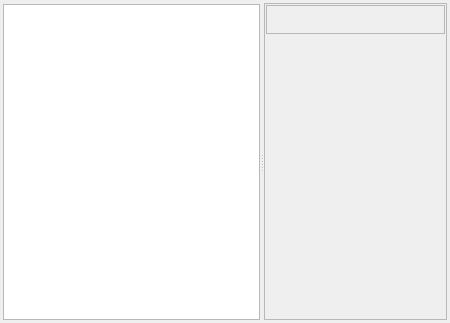
<?xml version="1.0" encoding="UTF-8"?>
<ui version="4.0">
 <class>SpeakerWidget</class>
 <widget class="QWidget" name="SpeakerWidget">
  <property name="geometry">
   <rect>
    <x>0</x>
    <y>0</y>
    <width>450</width>
    <height>323</height>
   </rect>
  </property>
  <property name="sizePolicy">
   <sizepolicy hsizetype="Expanding" vsizetype="Expanding">
    <horstretch>0</horstretch>
    <verstretch>0</verstretch>
   </sizepolicy>
  </property>
  <property name="windowTitle">
   <string>Form</string>
  </property>
  <layout class="QVBoxLayout" name="verticalLayout_2">
   <property name="spacing">
    <number>3</number>
   </property>
   <property name="leftMargin">
    <number>3</number>
   </property>
   <property name="topMargin">
    <number>3</number>
   </property>
   <property name="rightMargin">
    <number>3</number>
   </property>
   <property name="bottomMargin">
    <number>3</number>
   </property>
   <item>
    <widget class="QSplitter" name="splitter">
     <property name="orientation">
      <enum>Qt::Horizontal</enum>
     </property>
     <widget class="QWidget" name="layoutWidget">
      <layout class="QVBoxLayout" name="verticalLayout">
       <property name="spacing">
        <number>1</number>
       </property>
       <item>
        <widget class="qf::qmlwidgets::TableViewToolBar" name="tblPunchesToolBar" native="true"/>
       </item>
       <item>
        <widget class="PunchesTableView" name="tblPunches">
         <property name="showDropIndicator" stdset="0">
          <bool>false</bool>
         </property>
         <property name="dragEnabled">
          <bool>true</bool>
         </property>
         <property name="dragDropMode">
          <enum>QAbstractItemView::DragOnly</enum>
         </property>
        </widget>
       </item>
      </layout>
     </widget>
     <widget class="QFrame" name="frame_2">
      <property name="frameShape">
       <enum>QFrame::StyledPanel</enum>
      </property>
      <property name="frameShadow">
       <enum>QFrame::Raised</enum>
      </property>
      <layout class="QVBoxLayout" name="verticalLayout_3">
       <property name="spacing">
        <number>2</number>
       </property>
       <property name="leftMargin">
        <number>1</number>
       </property>
       <property name="topMargin">
        <number>1</number>
       </property>
       <property name="rightMargin">
        <number>1</number>
       </property>
       <property name="bottomMargin">
        <number>1</number>
       </property>
       <item>
        <widget class="QFrame" name="frame">
         <property name="frameShape">
          <enum>QFrame::StyledPanel</enum>
         </property>
         <property name="frameShadow">
          <enum>QFrame::Raised</enum>
         </property>
         <layout class="QHBoxLayout" name="horizontalLayout">
          <property name="spacing">
           <number>3</number>
          </property>
          <property name="leftMargin">
           <number>2</number>
          </property>
          <property name="topMargin">
           <number>2</number>
          </property>
          <property name="rightMargin">
           <number>2</number>
          </property>
          <property name="bottomMargin">
           <number>2</number>
          </property>
          <item>
           <widget class="QToolButton" name="btInsertColumn">
            <property name="icon">
             <iconset resource="../../../../../../libqf/libqfqmlwidgets/images/flat/flat.qrc">
              <normaloff>:/qf/qmlwidgets/images/flat/insert-column.svg</normaloff>:/qf/qmlwidgets/images/flat/insert-column.svg</iconset>
            </property>
            <property name="autoRaise">
             <bool>true</bool>
            </property>
           </widget>
          </item>
          <item>
           <widget class="QToolButton" name="btInsertRow">
            <property name="icon">
             <iconset resource="../../../../../../libqf/libqfqmlwidgets/images/flat/flat.qrc">
              <normaloff>:/qf/qmlwidgets/images/flat/insert-row.svg</normaloff>:/qf/qmlwidgets/images/flat/insert-row.svg</iconset>
            </property>
            <property name="autoRaise">
             <bool>true</bool>
            </property>
           </widget>
          </item>
          <item>
           <widget class="QToolButton" name="btDeleteColumn">
            <property name="icon">
             <iconset resource="../../../../../../libqf/libqfqmlwidgets/images/flat/flat.qrc">
              <normaloff>:/qf/qmlwidgets/images/flat/delete-column.svg</normaloff>:/qf/qmlwidgets/images/flat/delete-column.svg</iconset>
            </property>
            <property name="autoRaise">
             <bool>true</bool>
            </property>
           </widget>
          </item>
          <item>
           <widget class="QToolButton" name="btDeleteRow">
            <property name="icon">
             <iconset resource="../../../../../../libqf/libqfqmlwidgets/images/flat/flat.qrc">
              <normaloff>:/qf/qmlwidgets/images/flat/delete-row.svg</normaloff>:/qf/qmlwidgets/images/flat/delete-row.svg</iconset>
            </property>
            <property name="autoRaise">
             <bool>true</bool>
            </property>
           </widget>
          </item>
          <item>
           <spacer name="horizontalSpacer">
            <property name="orientation">
             <enum>Qt::Horizontal</enum>
            </property>
            <property name="sizeHint" stdset="0">
             <size>
              <width>68</width>
              <height>20</height>
             </size>
            </property>
           </spacer>
          </item>
         </layout>
        </widget>
       </item>
       <item>
        <widget class="CodeClassResultsGridWidget" name="gridWidget" native="true">
         <property name="sizePolicy">
          <sizepolicy hsizetype="Preferred" vsizetype="Expanding">
           <horstretch>0</horstretch>
           <verstretch>0</verstretch>
          </sizepolicy>
         </property>
        </widget>
       </item>
      </layout>
     </widget>
    </widget>
   </item>
  </layout>
 </widget>
 <customwidgets>
  <customwidget>
   <class>qf::qmlwidgets::TableViewToolBar</class>
   <extends>QWidget</extends>
   <header location="global">qf/qmlwidgets/tableviewtoolbar.h</header>
   <container>1</container>
  </customwidget>
  <customwidget>
   <class>CodeClassResultsGridWidget</class>
   <extends>QWidget</extends>
   <header location="global">src/codeclassresultsgridwidget.h</header>
   <container>1</container>
  </customwidget>
  <customwidget>
   <class>PunchesTableView</class>
   <extends>QTableView</extends>
   <header>src/punchestableview.h</header>
  </customwidget>
 </customwidgets>
 <resources>
  <include location="../../../../../../libqf/libqfqmlwidgets/images/flat/flat.qrc"/>
 </resources>
 <connections/>
</ui>
